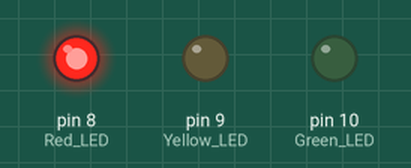
The sketch below on a simulated Arduino Uno, built with avr-gcc and run on an emulated ATmega328P. Parts: output pins drawn as LEDs (lit = HIGH).

Above: at 0.1 s.
At 3.1 s:
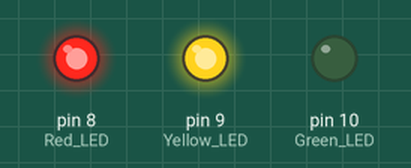
At 4.1 s:
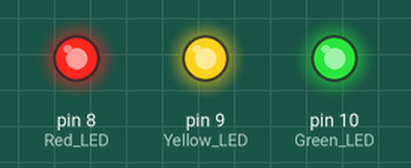
Timing chart, 0 to 5.6 s (numbered marks = the images above):
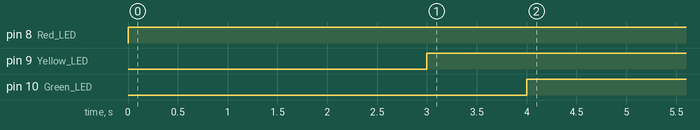

Measured:
- by itself, pin 8 (Red_LED): LOW → HIGH at 0.00 s
- by itself, pin 9 (Yellow_LED): LOW → HIGH at 3.0 s
- by itself, pin 10 (Green_LED): LOW → HIGH at 4.0 s

The sketch:

traffic_light_sketch.ino
```cpp
/*This is a project on traffic light
By Oluwabiyi Boluwatife Joshua
The purpose is to control the flow of traffic
*/
// Declare the pins
const int Red_LED = 8;
const int Yellow_LED = 9;
const int Green_LED = 10;

void setup()
{
  //Set the pins as outputs
  pinMode(Red_LED, OUTPUT);
  pinMode(Yellow_LED, OUTPUT);
  pinMode(Green_LED, OUTPUT);
}

void loop()
{
  //Turn on all the LED
  digitalWrite(Red_LED, HIGH);
  delay(3000);
  digitalWrite(Yellow_LED, HIGH);
  delay(1000);
  digitalWrite(Green_LED, HIGH);
  delay(3000);

}

void changeLedState(int ledPin)
{
  if (ledPin == Red_LED)
  {
    // Set only the Red_LED to on while the others are off
    digitalWrite(Red_LED, HIGH);
    delay(3000);
    digitalWrite(Yellow_LED, LOW);
    delay(1000);
    digitalWrite(Green_LED, LOW);
    delay(1000);

  }
  else if (ledPin == Yellow_LED)
  {
    //Set only the Yellow_LED to on while the others are off
    digitalWrite(Red_LED, LOW);
    delay(3000);
    digitalWrite(Yellow_LED, HIGH);
    delay(1000);
    digitalWrite(Green_LED, LOW);
    delay(3000);
  }
  else if (ledPin == Green_LED)
  {
    //Set only the Green_LED to on while the others are off
    digitalWrite(Red_LED, LOW);
    delay(3000);
    digitalWrite(Yellow_LED, LOW);
    delay(3000);
    digitalWrite(Green_LED, HIGH);
    delay(3000);
  }
  else
  {
    //Set all the LED to off
    digitalWrite(Red_LED, LOW);
    delay(1000);
    digitalWrite(Yellow_LED, LOW);
    delay(1000);
    digitalWrite(Green_LED, LOW);
    delay(1000);
  }

  delay(3000);
}
```
